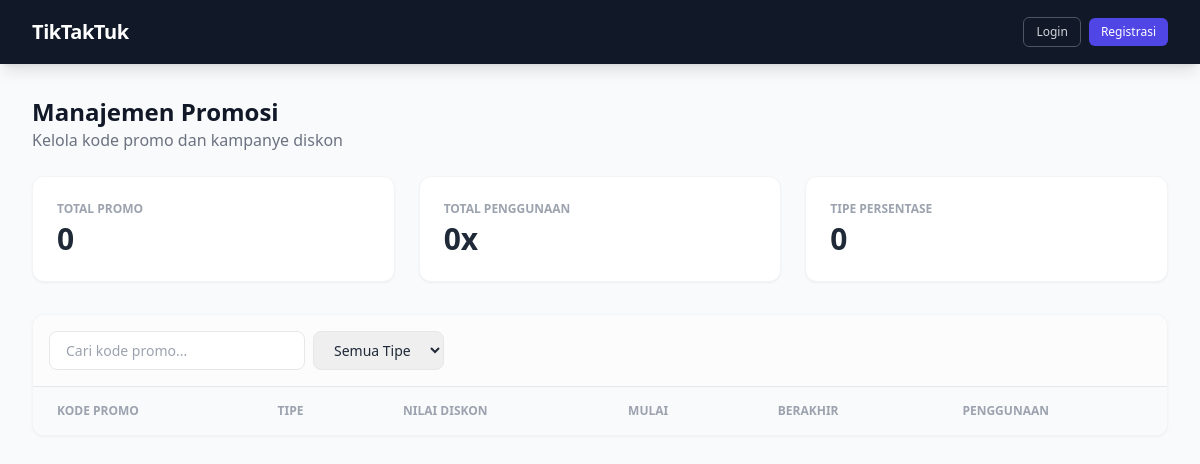
Before: /promotions/ with the older database file.
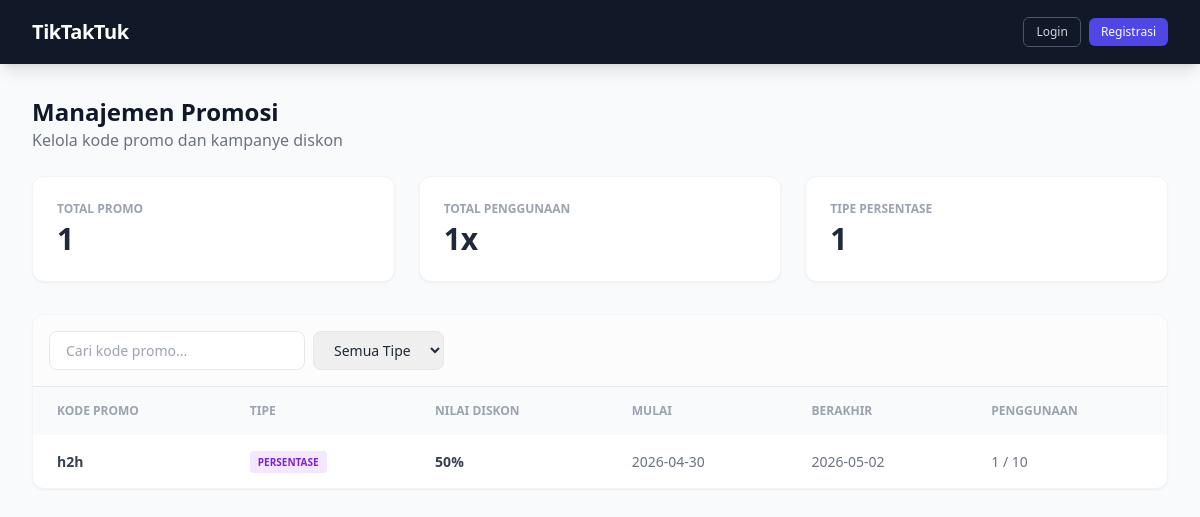
After: the same page with the newer database file.
### promotions/models.py (models this page shows, shortened)
class Promotion(models.Model):
    DISCOUNT_TYPE_CHOICES = [('Persentase', 'Persentase'), ('Nominal', 'Nominal')]
    code = models.CharField(max_length=50, unique=True)
    discount_type = models.CharField(max_length=20, choices=DISCOUNT_TYPE_CHOICES)
    discount_value = models.DecimalField(max_digits=12, decimal_places=2)
    start_date = models.DateField()
    end_date = models.DateField()
    usage_limit = models.IntegerField()
    current_usage = models.IntegerField(default=0)

### promotions/views.py (the view)
# urls.py: path('', views.promotion_list, name='promotion_list'),
def promotion_list(request):
    promos = Promotion.objects.annotate(used_count=Count('order')).order_by('-start_date', 'code')
    stats = {
        'total_promo': promos.count(),
        'total_usage': sum(p.used_count for p in promos),
        'total_persentase': promos.filter(discount_type='Persentase').count()
    }
    search_query = request.GET.get('search', '')
    type_filter = request.GET.get('type', '')
    if search_query:
        promos = promos.filter(code__icontains=search_query)
    if type_filter:
        promos = promos.filter(discount_type=type_filter)
    today = timezone.localdate()
    promos = list(promos)
    for promo in promos:
        promo.is_active_for_list = promo.start_date <= today <= promo.end_date and promo.used_count < promo.usage_limit
    return render(request, 'promotions/promotion_list.html', {
        'promos': promos,
        'stats': stats,
        'form': PromotionForm(),
        'user_role': getattr(request.user, 'role', 'GUEST')
    })

### promotions/templates/promotions/promotion_list.html (shortened to what this page needs)
{% extends 'base.html' %}
{% block content %}
<div class="max-w-7xl mx-auto px-4 sm:px-6 lg:px-8 py-8">
    <div class="flex justify-between items-center mb-6">
        <div>
            <h1 class="text-2xl font-bold text-gray-900">Manajemen Promosi</h1>
            <p class="text-gray-500">Kelola kode promo dan kampanye diskon</p>
        </div>
    </div>
    <div class="grid grid-cols-1 md:grid-cols-3 gap-6 mb-8">
        <div class="bg-white p-6 rounded-xl shadow-sm border border-gray-100">
            <p class="text-xs font-bold text-gray-400 uppercase">Total Promo</p>
            <p class="text-3xl font-bold mt-1">{{ stats.total_promo }}</p>
        </div>
        <div class="bg-white p-6 rounded-xl shadow-sm border border-gray-100">
            <p class="text-xs font-bold text-gray-400 uppercase">Total Penggunaan</p>
            <p class="text-3xl font-bold mt-1">{{ stats.total_usage }}x</p>
        </div>
        <div class="bg-white p-6 rounded-xl shadow-sm border border-gray-100">
            <p class="text-xs font-bold text-gray-400 uppercase">Tipe Persentase</p>
            <p class="text-3xl font-bold mt-1">{{ stats.total_persentase }}</p>
        </div>
    </div>
    <div class="bg-white rounded-xl shadow-sm border border-gray-100 overflow-hidden">
        <div class="p-4 border-b flex flex-col md:flex-row gap-4 justify-between bg-gray-50/50">
            <form method="GET" class="flex gap-2 w-full md:w-auto">
                <input type="text" name="search" placeholder="Cari kode promo..." class="border rounded-lg px-4 py-2 text-sm w-full md:w-64">
                <select name="type" onchange="this.form.submit()" class="border rounded-lg px-4 py-2 text-sm">
                    <option value="">Semua Tipe</option>
                </select>
            </form>
        </div>
        <table class="w-full text-left">
            <thead class="bg-gray-50 text-gray-400 text-xs uppercase font-semibold">
                <tr>
                    <th class="px-6 py-4">Kode Promo</th>
                    <th class="px-6 py-4">Tipe</th>
                    <th class="px-6 py-4">Nilai Diskon</th>
                    <th class="px-6 py-4">Mulai</th>
                    <th class="px-6 py-4">Berakhir</th>
                    <th class="px-6 py-4">Penggunaan</th>
                </tr>
            </thead>
            <tbody class="divide-y divide-gray-100">
                {% for promo in promos %}
                <tr class="text-sm text-gray-700 hover:bg-gray-50 transition">
                    <td class="px-6 py-4 font-bold">{{ promo.code }}</td>
                    <td class="px-6 py-4">
                        <span class="px-2 py-1 rounded text-[10px] font-bold uppercase
                        {% if promo.discount_type == 'Persentase' %}bg-purple-100 text-purple-700{% else %}bg-orange-100 text-orange-700{% endif %}">
                            {{ promo.discount_type }}
                        </span>
                    </td>
                    <td class="px-6 py-4 font-bold">{% if promo.discount_type == 'Persentase' %}{{ promo.discount_value|floatformat:0 }}%{% else %}Rp {{ promo.discount_value }}{% endif %}</td>
                    <td class="px-6 py-4 text-gray-500">{{ promo.start_date|date:"Y-m-d" }}</td>
                    <td class="px-6 py-4 text-gray-500">{{ promo.end_date|date:"Y-m-d" }}</td>
                    <td class="px-6 py-4 text-gray-500">{{ promo.used_count|default:0 }} / {{ promo.usage_limit }}</td>
                </tr>
                {% endfor %}
            </tbody>
        </table>
    </div>
</div>
{% endblock %}

Changed rows visible on the page:
added Promotion: code "h2h", discount_type "PERSENTASE", discount_value "50", start_date "2026-04-30", end_date "2026-05-02", used_count "1", usage_limit "10"
Other visible differences:
{{ stats.total_promo }}: "0" → "1"
{{ stats.total_usage }}: "0" → "1"
{{ stats.total_persentase }}: "0" → "1"
